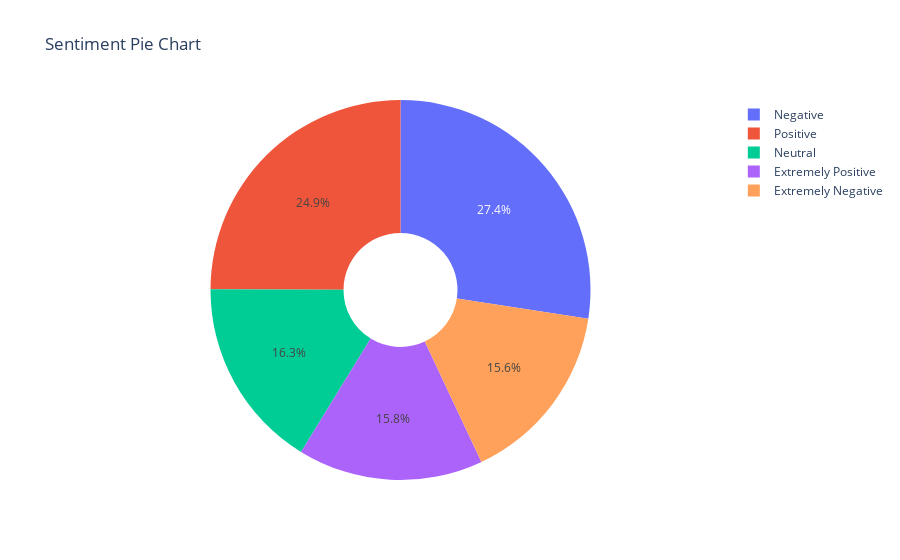

The notebook cell saved with this chart:
### Code cell
fig = px.pie(df, names='Sentiment',hole=0.3, title='Sentiment Pie Chart')
fig.show()

### Figure 1 — Plotly figure (JSON) as saved in the notebook; plotly's stock layout.template omitted (floating-point values rounded to 4 significant figures; data arrays with more than 128 entries replaced by an {"elided": "..."} marker saying what was removed)
{"data": [{"domain": {"x": [0, 1], "y": [0, 1]}, "hole": 0.3, "hovertemplate": "Sentiment=%{label}<extra></extra>", "labels": {"elided": "3798 str values"}, "legendgroup": "", "name": "", "showlegend": true, "type": "pie"}], "layout": {"legend": {"tracegroupgap": 0}, "title": {"text": "Sentiment Pie Chart"}}}
